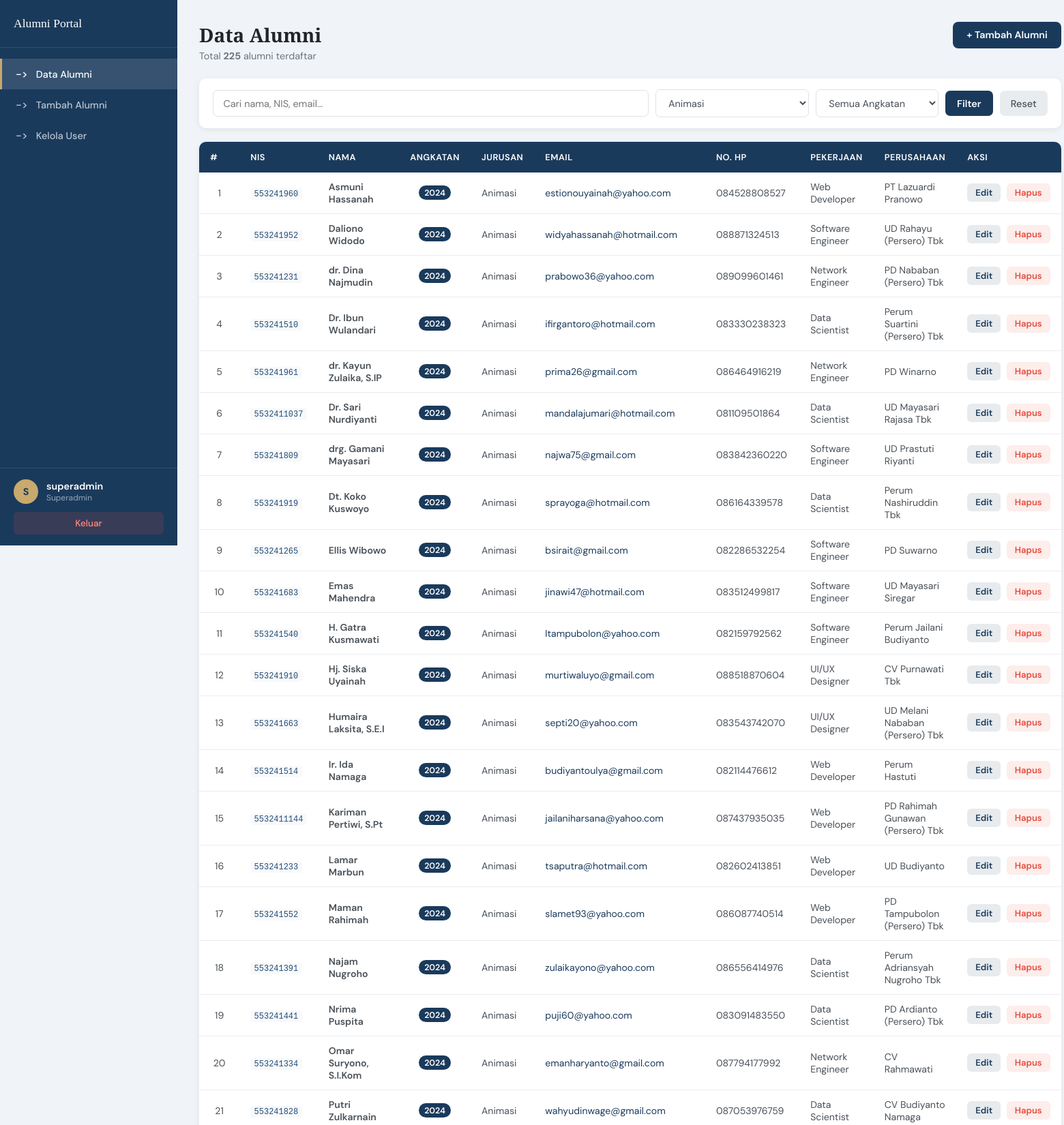
Screenshot of /dashboard_admin.php?jurusan=Animasi (signed in, upper part) with the database file from the repository.
### tables this page shows
CREATE TABLE `alumni` (
  `id_alumni`   INT(11)      NOT NULL AUTO_INCREMENT,
  `nim`         VARCHAR(20)  NOT NULL,
  `nama`        VARCHAR(100) NOT NULL,
  `angkatan`    YEAR         NOT NULL,
  `jurusan`     VARCHAR(100) NOT NULL,
  `email`       VARCHAR(100) NOT NULL,
  `no_hp`       VARCHAR(20)  NOT NULL,
  `pekerjaan`   VARCHAR(100) DEFAULT NULL,
  `perusahaan`  VARCHAR(150) DEFAULT NULL,
  `alamat`      TEXT         DEFAULT NULL,
  `created_at`  TIMESTAMP    NOT NULL DEFAULT CURRENT_TIMESTAMP,
  PRIMARY KEY (`id_alumni`)
);

### dashboard_admin.php (the view, shortened to what this page needs)
<?php
require 'koneksi.php';
$search   = trim($_GET['search'] ?? '');
$jurusan  = trim($_GET['jurusan'] ?? '');
$angkatan = trim($_GET['angkatan'] ?? '');
$where  = [];
$params = [];
if ($jurusan) {
    $where[]  = 'jurusan = ?';
    $params[] = $jurusan;
}
$sql = "SELECT * FROM alumni";
if ($where) {
    $sql .= " WHERE " . implode(' AND ', $where);
}
$sql .= " ORDER BY angkatan DESC, nama ASC";
$stmt = $pdo->prepare($sql);
$stmt->execute($params);
$alumni = $stmt->fetchAll();
$jurusans  = $pdo->query("SELECT DISTINCT jurusan FROM alumni ORDER BY jurusan")->fetchAll(PDO::FETCH_COLUMN);
$total = count($alumni);
?>
<!DOCTYPE html>
<html lang="id">
<head>
    <link rel="stylesheet" href="style/dashboard.css">
</head>
<body>
    <aside class="sidebar">
        <div class="sidebar-brand">
            <span class="brand-name">Alumni Portal</span>
        </div>
        <nav class="sidebar-nav">
            <a href="dashboard_admin.php" class="nav-item active">
                <span class="nav-icon">-></span> Data Alumni
            </a>
            <a href="tambah.php" class="nav-item">
                <span class="nav-icon">-></span> Tambah Alumni
            </a>
            <?php if ($_SESSION['role'] === 'superadmin'): ?>
                <a href="/users.php" class="nav-item">
                    <span class="nav-icon">-></span> Kelola User
                </a>
            <?php endif; ?>
        </nav>
        <div class="sidebar-footer">
            <div class="user-info">
                <div class="user-avatar"><?= strtoupper($_SESSION['username'][0]) ?></div>
                <div>
                    <div class="user-name"><?= htmlspecialchars($_SESSION['username']) ?></div>
                    <div class="user-role"><?= ucfirst($_SESSION['role']) ?></div>
                </div>
            </div>
            <a href="logout.php" class="btn-logout">Keluar</a>
        </div>
    </aside>
    <main class="main-content">
        <div class="page-header">
            <div>
                <h1 class="page-title">Data Alumni</h1>
                <p class="page-subtitle">Total <strong><?= $total ?></strong> alumni terdaftar</p>
            </div>
            <a href="tambah.php" class="btn-primary">+ Tambah Alumni</a>
        </div>
        <form method="GET" class="filter-bar">
            <input type="text" name="search" placeholder="Cari nama, NIS, email..."
                value="<?= htmlspecialchars($search) ?>" class="filter-input">
            <select name="jurusan" class="filter-select">
                <?php foreach ($jurusans as $j): ?>
                    <option value="<?= htmlspecialchars($j) ?>" <?= $jurusan === $j ? 'selected' : '' ?>>
                        <?= htmlspecialchars($j) ?>
                    </option>
                <?php endforeach; ?>
            </select>
            <select name="angkatan" class="filter-select">
                <option value="">Semua Angkatan</option>
            </select>
            <button type="submit" class="btn-filter">Filter</button>
            <?php if ($search || $jurusan || $angkatan): ?>
                <a href="dashboard_admin.php" class="btn-reset">Reset</a>
            <?php endif; ?>
        </form>
        <div class="table-wrapper">
            <?php if (empty($alumni)): ?>
                <div class="empty-state">
                    <h3>Belum ada data alumni</h3>
                    <p>Mulai tambahkan data alumni menggunakan tombol "Tambah Alumni".</p>
                </div>
            <?php else: ?>
                <table class="data-table">
                    <thead>
                        <tr>
                            <th>#</th>
                            <th>NIS</th>
                            <th>Nama</th>
                            <th>Angkatan</th>
                            <th>Jurusan</th>
                            <th>Email</th>
                            <th>No. HP</th>
                            <th>Pekerjaan</th>
                            <th>Perusahaan</th>
                            <th>Aksi</th>
                        </tr>
                    </thead>
                    <tbody>
                        <?php foreach ($alumni as $i => $a): ?>
                            <tr>
                                <td class="td-center"><?= $i + 1 ?></td>
                                <td><code><?= htmlspecialchars($a['nim']) ?></code></td>
                                <td class="td-nama"><?= htmlspecialchars($a['nama']) ?></td>
                                <td class="td-center">
                                    <span class="badge-angkatan"><?= $a['angkatan'] ?></span>
                                </td>
                                <td><?= htmlspecialchars($a['jurusan']) ?></td>
                                <td><a href="mailto:<?= htmlspecialchars($a['email']) ?>"><?= htmlspecialchars($a['email']) ?></a></td>
                                <td><?= htmlspecialchars($a['no_hp']) ?></td>
                                <td><?= htmlspecialchars($a['pekerjaan'] ?? '-') ?></td>
                                <td><?= htmlspecialchars($a['perusahaan'] ?? '-') ?></td>
                                <td class="td-aksi">
                                    <a href="edit.php?id=<?= $a['id_alumni'] ?>" class="btn-edit">Edit</a>
                                    <form method="POST" action="delete.php" onsubmit="return confirmDelete('<?= htmlspecialchars($a['nama']) ?>')">
                                        <button type="submit" class="btn-delete">Hapus</button>
                                    </form>
                                </td>
                            </tr>
                        <?php endforeach; ?>
                    </tbody>
                </table>
            <?php endif; ?>
        </div>
    </main>
</body>
</html>

### rows the page displays
alumni: nim "553241960", nama "Asmuni Hassanah", angkatan "2024", jurusan "Animasi", email "estionouyainah@yahoo.com", no_hp "084528808527", pekerjaan "Web Developer", perusahaan "PT Lazuardi Pranowo"
alumni: nim "553241952", nama "Daliono Widodo", angkatan "2024", jurusan "Animasi", email "widyahassanah@hotmail.com", no_hp "088871324513", pekerjaan "Software Engineer", perusahaan "UD Rahayu (Persero) Tbk"
alumni: nim "553241231", nama "dr. Dina Najmudin", angkatan "2024", jurusan "Animasi", email "prabowo36@yahoo.com", no_hp "089099601461", pekerjaan "Network Engineer", perusahaan "PD Nababan (Persero) Tbk"
alumni: nim "553241510", nama "Dr. Ibun Wulandari", angkatan "2024", jurusan "Animasi", email "ifirgantoro@hotmail.com", no_hp "083330238323", pekerjaan "Data Scientist", perusahaan "Perum Suartini (Persero) Tbk"
alumni: nim "553241961", nama "dr. Kayun Zulaika, S.IP", angkatan "2024", jurusan "Animasi", email "prima26@gmail.com", no_hp "086464916219", pekerjaan "Network Engineer", perusahaan "PD Winarno"
alumni: nim "5532411037", nama "Dr. Sari Nurdiyanti", angkatan "2024", jurusan "Animasi", email "mandalajumari@hotmail.com", no_hp "081109501864", pekerjaan "Data Scientist", perusahaan "UD Mayasari Rajasa Tbk"
alumni: nim "553241809", nama "drg. Gamani Mayasari", angkatan "2024", jurusan "Animasi", email "najwa75@gmail.com", no_hp "083842360220", pekerjaan "Software Engineer", perusahaan "UD Prastuti Riyanti"
alumni: nim "553241919", nama "Dt. Koko Kuswoyo", angkatan "2024", jurusan "Animasi", email "sprayoga@hotmail.com", no_hp "086164339578", pekerjaan "Data Scientist", perusahaan "Perum Nashiruddin Tbk"
alumni: nim "553241265", nama "Ellis Wibowo", angkatan "2024", jurusan "Animasi", email "bsirait@gmail.com", no_hp "082286532254", pekerjaan "Software Engineer", perusahaan "PD Suwarno"
alumni: nim "553241683", nama "Emas Mahendra", angkatan "2024", jurusan "Animasi", email "jinawi47@hotmail.com", no_hp "083512499817", pekerjaan "Software Engineer", perusahaan "UD Mayasari Siregar"
alumni: nim "553241540", nama "H. Gatra Kusmawati", angkatan "2024", jurusan "Animasi", email "ltampubolon@yahoo.com", no_hp "082159792562", pekerjaan "Software Engineer", perusahaan "Perum Jailani Budiyanto"
alumni: nim "553241910", nama "Hj. Siska Uyainah", angkatan "2024", jurusan "Animasi", email "murtiwaluyo@gmail.com", no_hp "088518870604", pekerjaan "UI/UX Designer", perusahaan "CV Purnawati Tbk"
alumni: nim "553241663", nama "Humaira Laksita, S.E.I", angkatan "2024", jurusan "Animasi", email "septi20@yahoo.com", no_hp "083543742070", pekerjaan "UI/UX Designer", perusahaan "UD Melani Nababan (Persero) Tbk"
alumni: nim "553241514", nama "Ir. Ida Namaga", angkatan "2024", jurusan "Animasi", email "budiyantoulya@gmail.com", no_hp "082114476612", pekerjaan "Web Developer", perusahaan "Perum Hastuti"
alumni: nim "5532411144", nama "Kariman Pertiwi, S.Pt", angkatan "2024", jurusan "Animasi", email "jailaniharsana@yahoo.com", no_hp "087437935035", pekerjaan "Web Developer", perusahaan "PD Rahimah Gunawan (Persero) Tbk"
alumni: nim "553241233", nama "Lamar Marbun", angkatan "2024", jurusan "Animasi", email "tsaputra@hotmail.com", no_hp "082602413851", pekerjaan "Web Developer", perusahaan "UD Budiyanto"
alumni: nim "553241552", nama "Maman Rahimah", angkatan "2024", jurusan "Animasi", email "slamet93@yahoo.com", no_hp "086087740514", pekerjaan "Web Developer", perusahaan "PD Tampubolon (Persero) Tbk"
alumni: nim "553241391", nama "Najam Nugroho", angkatan "2024", jurusan "Animasi", email "zulaikayono@yahoo.com", no_hp "086556414976", pekerjaan "Data Scientist", perusahaan "Perum Adriansyah Nugroho Tbk"
alumni: nim "553241441", nama "Nrima Puspita", angkatan "2024", jurusan "Animasi", email "puji60@yahoo.com", no_hp "083091483550", pekerjaan "Data Scientist", perusahaan "PD Ardianto (Persero) Tbk"
alumni: nim "553241334", nama "Omar Suryono, S.I.Kom", angkatan "2024", jurusan "Animasi", email "emanharyanto@gmail.com", no_hp "087794177992", pekerjaan "Network Engineer", perusahaan "CV Rahmawati"
alumni: nim "553241828", nama "Putri Zulkarnain", angkatan "2024", jurusan "Animasi", email "wahyudinwage@gmail.com", no_hp "087053976759", pekerjaan "Data Scientist", perusahaan "CV Budiyanto Namaga"

### other values shown
$_SESSION['username'][0] "S"
$_SESSION['username'] "superadmin"
$_SESSION['role'] "Superadmin"
$total "225"
form field jurusan "Animasi"
